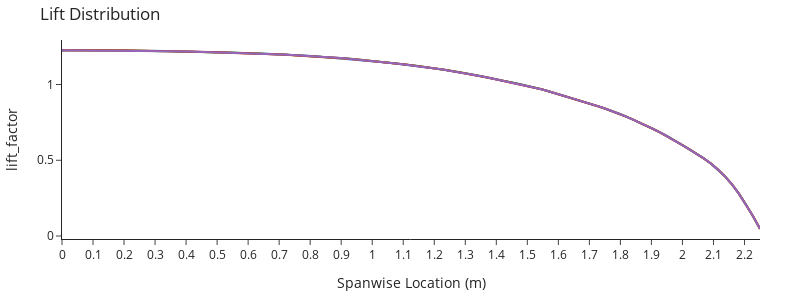

This figure's notebook cell:
### Code cell
fig = wing.plot().update_layout(
    template="simple_white",
    xaxis=dict(dtick=0.1),
    yaxis=dict(dtick=0.1),
    legend=dict(yanchor="top", y=0.7, xanchor="left", x=0.01),
)

y = np.linspace(0, wing.b / 2, 100)

fig2 = go.Figure()
for i, sload in enumerate(sloads):
    load = sload(y * 2 / wing.b)
    fig2.add_trace(
        go.Scatter(
            x=y,
            y=load / np.mean(load),
            mode="lines",
            name=f"CL={cls[i]:.2f}",
        )
    )
fig2.update_layout(
    template="simple_white",
    title="Lift Distribution",
    xaxis_title="Spanwise Location (m)",
    yaxis_title="lift_factor",
    width=800,
    height=300,
    xaxis=dict(dtick=0.1),
    margin=dict(l=40, r=40, t=40, b=40),
    legend=dict(visible=False),
)
